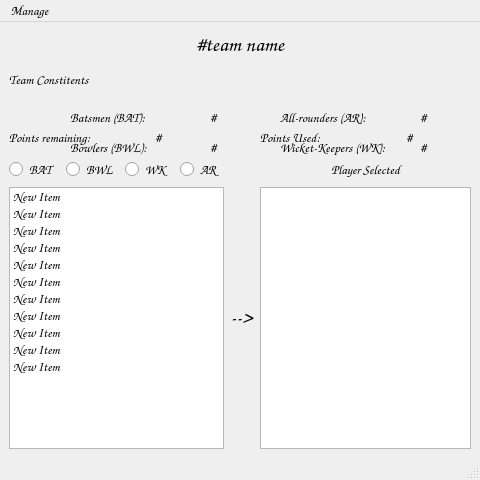
<?xml version="1.0" encoding="UTF-8"?>
<ui version="4.0">
 <class>MainWindow</class>
 <widget class="QMainWindow" name="MainWindow">
  <property name="geometry">
   <rect>
    <x>0</x>
    <y>0</y>
    <width>480</width>
    <height>480</height>
   </rect>
  </property>
  <property name="minimumSize">
   <size>
    <width>480</width>
    <height>480</height>
   </size>
  </property>
  <property name="maximumSize">
   <size>
    <width>550</width>
    <height>550</height>
   </size>
  </property>
  <property name="font">
   <font>
    <family>Comic Sans MS</family>
    <pointsize>10</pointsize>
   </font>
  </property>
  <property name="windowTitle">
   <string>MainWindow</string>
  </property>
  <widget class="QWidget" name="centralwidget">
   <layout class="QGridLayout" name="gridLayout">
    <item row="4" column="0" colspan="2">
     <layout class="QHBoxLayout" name="horizontalLayout">
      <item>
       <widget class="QRadioButton" name="rb_bat">
        <property name="text">
         <string>BAT</string>
        </property>
       </widget>
      </item>
      <item>
       <widget class="QRadioButton" name="rb_bwl">
        <property name="text">
         <string>BWL</string>
        </property>
       </widget>
      </item>
      <item>
       <widget class="QRadioButton" name="rb_wk">
        <property name="text">
         <string>WK</string>
        </property>
       </widget>
      </item>
      <item>
       <widget class="QRadioButton" name="rb_ar">
        <property name="text">
         <string>AR</string>
        </property>
       </widget>
      </item>
     </layout>
    </item>
    <item row="4" column="3" colspan="2">
     <widget class="QLabel" name="label_15">
      <property name="text">
       <string>Player Selected</string>
      </property>
      <property name="alignment">
       <set>Qt::AlignCenter</set>
      </property>
     </widget>
    </item>
    <item row="5" column="0" colspan="2">
     <widget class="QListWidget" name="list1">
      <property name="font">
       <font>
        <family>Comic Sans MS</family>
        <pointsize>10</pointsize>
       </font>
      </property>
      <item>
       <property name="text">
        <string>New Item</string>
       </property>
      </item>
      <item>
       <property name="text">
        <string>New Item</string>
       </property>
      </item>
      <item>
       <property name="text">
        <string>New Item</string>
       </property>
      </item>
      <item>
       <property name="text">
        <string>New Item</string>
       </property>
      </item>
      <item>
       <property name="text">
        <string>New Item</string>
       </property>
      </item>
      <item>
       <property name="text">
        <string>New Item</string>
       </property>
      </item>
      <item>
       <property name="text">
        <string>New Item</string>
       </property>
      </item>
      <item>
       <property name="text">
        <string>New Item</string>
       </property>
      </item>
      <item>
       <property name="text">
        <string>New Item</string>
       </property>
      </item>
      <item>
       <property name="text">
        <string>New Item</string>
       </property>
      </item>
      <item>
       <property name="text">
        <string>New Item</string>
       </property>
      </item>
     </widget>
    </item>
    <item row="2" column="0" colspan="5">
     <widget class="QLabel" name="label_image">
      <property name="minimumSize">
       <size>
        <width>0</width>
        <height>0</height>
       </size>
      </property>
      <property name="maximumSize">
       <size>
        <width>16777215</width>
        <height>70</height>
       </size>
      </property>
      <property name="text">
       <string/>
      </property>
      <property name="pixmap">
       <pixmap>back2.jpg</pixmap>
      </property>
      <property name="scaledContents">
       <bool>true</bool>
      </property>
     </widget>
    </item>
    <item row="5" column="2" alignment="Qt::AlignHCenter">
     <widget class="QLabel" name="arrow">
      <property name="maximumSize">
       <size>
        <width>26</width>
        <height>245</height>
       </size>
      </property>
      <property name="font">
       <font>
        <family>Comic Sans MS</family>
        <pointsize>16</pointsize>
       </font>
      </property>
      <property name="text">
       <string>--&gt;</string>
      </property>
     </widget>
    </item>
    <item row="3" column="1" colspan="2">
     <widget class="QLabel" name="n_pts_rem">
      <property name="text">
       <string>#</string>
      </property>
     </widget>
    </item>
    <item row="0" column="0" colspan="5">
     <widget class="QLabel" name="g_team">
      <property name="font">
       <font>
        <pointsize>16</pointsize>
       </font>
      </property>
      <property name="text">
       <string>#team name</string>
      </property>
      <property name="alignment">
       <set>Qt::AlignCenter</set>
      </property>
     </widget>
    </item>
    <item row="3" column="3">
     <widget class="QLabel" name="pts_used">
      <property name="minimumSize">
       <size>
        <width>140</width>
        <height>30</height>
       </size>
      </property>
      <property name="text">
       <string>Points Used:</string>
      </property>
     </widget>
    </item>
    <item row="3" column="4">
     <widget class="QLabel" name="n_pts_used">
      <property name="text">
       <string>#</string>
      </property>
     </widget>
    </item>
    <item row="5" column="3" colspan="2">
     <widget class="QListWidget" name="list2">
      <property name="minimumSize">
       <size>
        <width>204</width>
        <height>0</height>
       </size>
      </property>
      <property name="font">
       <font>
        <family>Comic Sans MS</family>
        <pointsize>10</pointsize>
       </font>
      </property>
     </widget>
    </item>
    <item row="1" column="0">
     <widget class="QLabel" name="label_constituent">
      <property name="minimumSize">
       <size>
        <width>140</width>
        <height>30</height>
       </size>
      </property>
      <property name="text">
       <string>Team Constitents</string>
      </property>
     </widget>
    </item>
    <item row="3" column="0">
     <widget class="QLabel" name="pts_rem">
      <property name="text">
       <string>Points remaining:</string>
      </property>
     </widget>
    </item>
   </layout>
   <widget class="QLabel" name="label_bwl">
    <property name="geometry">
     <rect>
      <x>70</x>
      <y>110</y>
      <width>140</width>
      <height>30</height>
     </rect>
    </property>
    <property name="minimumSize">
     <size>
      <width>140</width>
      <height>30</height>
     </size>
    </property>
    <property name="text">
     <string>Bowlers (BWL):</string>
    </property>
   </widget>
   <widget class="QLabel" name="label_ar">
    <property name="geometry">
     <rect>
      <x>280</x>
      <y>80</y>
      <width>140</width>
      <height>30</height>
     </rect>
    </property>
    <property name="minimumSize">
     <size>
      <width>140</width>
      <height>30</height>
     </size>
    </property>
    <property name="text">
     <string>All-rounders (AR):</string>
    </property>
   </widget>
   <widget class="QLabel" name="label_wk">
    <property name="geometry">
     <rect>
      <x>280</x>
      <y>110</y>
      <width>140</width>
      <height>30</height>
     </rect>
    </property>
    <property name="minimumSize">
     <size>
      <width>140</width>
      <height>30</height>
     </size>
    </property>
    <property name="text">
     <string>Wicket-Keepers (WK):</string>
    </property>
   </widget>
   <widget class="QLabel" name="n_bat">
    <property name="geometry">
     <rect>
      <x>210</x>
      <y>80</y>
      <width>31</width>
      <height>31</height>
     </rect>
    </property>
    <property name="text">
     <string>#</string>
    </property>
   </widget>
   <widget class="QLabel" name="n_bwl">
    <property name="geometry">
     <rect>
      <x>210</x>
      <y>110</y>
      <width>31</width>
      <height>31</height>
     </rect>
    </property>
    <property name="text">
     <string>#</string>
    </property>
   </widget>
   <widget class="QLabel" name="n_ar">
    <property name="geometry">
     <rect>
      <x>420</x>
      <y>80</y>
      <width>31</width>
      <height>31</height>
     </rect>
    </property>
    <property name="text">
     <string>#</string>
    </property>
   </widget>
   <widget class="QLabel" name="n_wk">
    <property name="geometry">
     <rect>
      <x>420</x>
      <y>110</y>
      <width>31</width>
      <height>31</height>
     </rect>
    </property>
    <property name="text">
     <string>#</string>
    </property>
   </widget>
   <widget class="QLabel" name="label_bat">
    <property name="geometry">
     <rect>
      <x>70</x>
      <y>80</y>
      <width>140</width>
      <height>30</height>
     </rect>
    </property>
    <property name="minimumSize">
     <size>
      <width>140</width>
      <height>30</height>
     </size>
    </property>
    <property name="text">
     <string>Batsmen (BAT):</string>
    </property>
   </widget>
   <zorder>label_image</zorder>
   <zorder>g_team</zorder>
   <zorder>pts_used</zorder>
   <zorder>n_pts_rem</zorder>
   <zorder>n_pts_used</zorder>
   <zorder>list1</zorder>
   <zorder>arrow</zorder>
   <zorder>list2</zorder>
   <zorder>label_15</zorder>
   <zorder>n_bwl</zorder>
   <zorder>label_wk</zorder>
   <zorder>label_bwl</zorder>
   <zorder>n_bat</zorder>
   <zorder>label_ar</zorder>
   <zorder>n_ar</zorder>
   <zorder>n_wk</zorder>
   <zorder>label_bat</zorder>
   <zorder>label_constituent</zorder>
   <zorder>pts_rem</zorder>
  </widget>
  <widget class="QMenuBar" name="menubar">
   <property name="geometry">
    <rect>
     <x>0</x>
     <y>0</y>
     <width>480</width>
     <height>21</height>
    </rect>
   </property>
   <widget class="QMenu" name="menuManage">
    <property name="title">
     <string>Manage</string>
    </property>
    <addaction name="mb_new"/>
    <addaction name="mb_load"/>
    <addaction name="mb_save"/>
    <addaction name="separator"/>
    <addaction name="mb_evaluate"/>
    <addaction name="separator"/>
    <addaction name="mb_quit"/>
   </widget>
   <addaction name="menuManage"/>
  </widget>
  <widget class="QStatusBar" name="statusbar"/>
  <action name="mb_new">
   <property name="text">
    <string>New</string>
   </property>
   <property name="shortcut">
    <string>Ctrl+N</string>
   </property>
   <property name="visible">
    <bool>true</bool>
   </property>
  </action>
  <action name="mb_load">
   <property name="text">
    <string>Load</string>
   </property>
   <property name="shortcut">
    <string>Ctrl+O</string>
   </property>
  </action>
  <action name="mb_save">
   <property name="text">
    <string>Save</string>
   </property>
   <property name="shortcut">
    <string>Ctrl+S</string>
   </property>
  </action>
  <action name="mb_evaluate">
   <property name="text">
    <string>Evaluate</string>
   </property>
   <property name="shortcut">
    <string>Ctrl+E</string>
   </property>
  </action>
  <action name="mb_quit">
   <property name="text">
    <string>Quit</string>
   </property>
   <property name="shortcut">
    <string>Ctrl+Q</string>
   </property>
   <property name="shortcutContext">
    <enum>Qt::WindowShortcut</enum>
   </property>
   <property name="menuRole">
    <enum>QAction::QuitRole</enum>
   </property>
  </action>
 </widget>
 <resources/>
 <connections/>
</ui>
